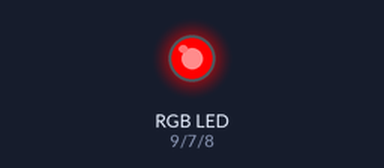
Recording of a sketch running on a simulated Arduino Uno, built with avr-gcc and run on an emulated ATmega328P. Parts: an RGB LED mixed from three pins (HIGH = lit).

Above: at 0.5 s.
At 2.5 s:
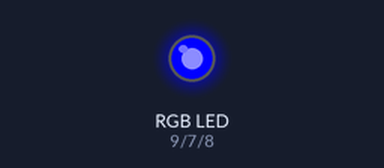
At 4.5 s:
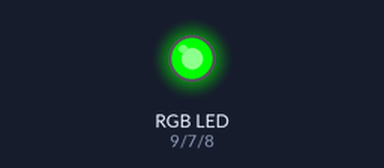
At 7.5 s:
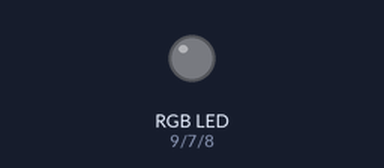
At 12.5 s:
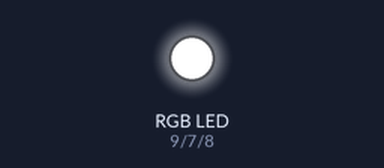
At 16.5 s:
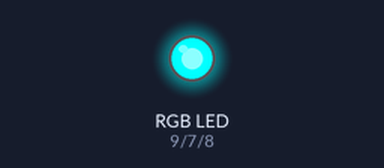
Timing chart, 0 to 18.2 s (numbered marks = the images above):
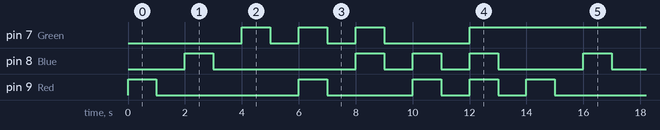

Measured:
- by itself, pin 7 (Green): repeats every 14.0 s: 2 × (LOW 1.0 s, HIGH 1.0 s), LOW 3.0 s, HIGH 7.0 s
- by itself, pin 8 (Blue): repeats every 14.0 s: LOW 5.0 s, 2 × (HIGH 1.0 s, LOW 1.0 s), HIGH 1.0 s, LOW 3.0 s, HIGH 1.0 s
- by itself, pin 9 (Red): repeats every 14.0 s: LOW 5.0 s, HIGH 1.0 s, LOW 3.0 s, 2 × (HIGH 1.0 s, LOW 1.0 s), HIGH 1.0 s

The sketch:

Arduino-RGB-LED.ino
```cpp
// C++ code
//

int Red = 9;
int Blue = 8;
int Green = 7;
void setup()
{
  pinMode(Red, OUTPUT);
  pinMode(Blue, OUTPUT);
  pinMode(Green, OUTPUT);
}

void loop()
{
  digitalWrite(Red, HIGH);
  delay(1000); // Wait for 1000 millisecond(s)
  digitalWrite(Red, LOW);
  delay(1000); // Wait for 1000 millisecond(s)

  digitalWrite(Blue, HIGH);
  delay(1000); // Wait for 1000 millisecond(s)
  digitalWrite(Blue, LOW);
  delay(1000); // Wait for 1000 millisecond(s)

  digitalWrite(Green, HIGH);
  delay(1000); // Wait for 1000 millisecond(s)
  digitalWrite(Green, LOW);
  delay(1000); // Wait for 1000 millisecond(s)

  digitalWrite(Red, HIGH);
  digitalWrite(Green, HIGH);
  delay(1000); // Wait for 1000 millisecond(s)
  digitalWrite(Red, LOW);
  digitalWrite(Green, LOW);
  delay(1000); // Wait for 1000 millisecond(s)

  digitalWrite(Blue, HIGH);
  digitalWrite(Green, HIGH);
  delay(1000); // Wait for 1000 millisecond(s)
  digitalWrite(Blue, LOW);
  digitalWrite(Green, LOW);
  delay(1000); // Wait for 1000 millisecond(s)

  digitalWrite(Red, HIGH);
  digitalWrite(Blue, HIGH);
  delay(1000); // Wait for 1000 millisecond(s)
  digitalWrite(Red, LOW);
  digitalWrite(Blue, LOW);
  delay(1000); // Wait for 1000 millisecond(s)

  digitalWrite(Red, HIGH);
  digitalWrite(Blue, HIGH);
  digitalWrite(Green, HIGH);
  delay(1000); // Wait for 1000 millisecond(s)
  digitalWrite(Red, LOW);
  digitalWrite(Blue, LOW);
  digitalWrite(Blue, LOW);
  delay(1000); // Wait for 1000 millisecond(s)
}
```
